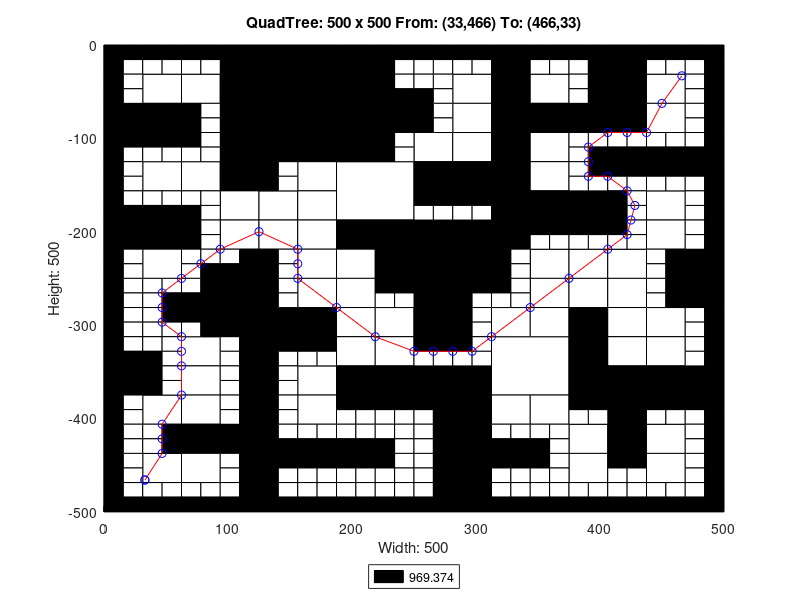

Source code (MATLAB):
axis([0 500 -500 0]);
title('QuadTree: 500 x 500 From: (33,466) To: (466,33)');
xlabel('Width: 500');
ylabel('Height: 500');
rectangle('Position',[125 -62.5 62.5 62.5], 'FaceColor',[0 0 0]);
rectangle('Position',[125 -125 62.5 62.5], 'FaceColor',[0 0 0]);
rectangle('Position',[187.5 -187.5 62.5 62.5], 'FaceColor',[1 1 1]);
rectangle('Position',[250 -250 62.5 62.5], 'FaceColor',[0 0 0]);
rectangle('Position',[312.5 -375 62.5 62.5], 'FaceColor',[1 1 1]);
rectangle('Position',[31.25 -62.5 31.25 31.25], 'FaceColor',[1 1 1]);
rectangle('Position',[93.75 -31.25 31.25 31.25], 'FaceColor',[0 0 0]);
rectangle('Position',[62.5 -62.5 31.25 31.25], 'FaceColor',[1 1 1]);
rectangle('Position',[93.75 -62.5 31.25 31.25], 'FaceColor',[0 0 0]);
rectangle('Position',[0 -93.75 31.25 31.25], 'FaceColor',[0 0 0]);
rectangle('Position',[31.25 -93.75 31.25 31.25], 'FaceColor',[0 0 0]);
rectangle('Position',[93.75 -93.75 31.25 31.25], 'FaceColor',[0 0 0]);
rectangle('Position',[93.75 -125 31.25 31.25], 'FaceColor',[0 0 0]);
rectangle('Position',[187.5 -31.25 31.25 31.25], 'FaceColor',[0 0 0]);
rectangle('Position',[187.5 -62.5 31.25 31.25], 'FaceColor',[0 0 0]);
rectangle('Position',[187.5 -93.75 31.25 31.25], 'FaceColor',[0 0 0]);
rectangle('Position',[218.75 -93.75 31.25 31.25], 'FaceColor',[0 0 0]);
rectangle('Position',[187.5 -125 31.25 31.25], 'FaceColor',[0 0 0]);
rectangle('Position',[31.25 -156.25 31.25 31.25], 'FaceColor',[1 1 1]);
rectangle('Position',[62.5 -156.25 31.25 31.25], 'FaceColor',[1 1 1]);
rectangle('Position',[93.75 -156.25 31.25 31.25], 'FaceColor',[0 0 0]);
rectangle('Position',[93.75 -187.5 31.25 31.25], 'FaceColor',[1 1 1]);
rectangle('Position',[0 -218.75 31.25 31.25], 'FaceColor',[0 0 0]);
rectangle('Position',[31.25 -218.75 31.25 31.25], 'FaceColor',[0 0 0]);
rectangle('Position',[31.25 -250 31.25 31.25], 'FaceColor',[1 1 1]);
rectangle('Position',[93.75 -218.75 31.25 31.25], 'FaceColor',[1 1 1]);
rectangle('Position',[156.25 -156.25 31.25 31.25], 'FaceColor',[1 1 1]);
rectangle('Position',[125 -187.5 31.25 31.25], 'FaceColor',[1 1 1]);
rectangle('Position',[156.25 -187.5 31.25 31.25], 'FaceColor',[1 1 1]);
rectangle('Position',[125 -218.75 31.25 31.25], 'FaceColor',[1 1 1]);
rectangle('Position',[156.25 -218.75 31.25 31.25], 'FaceColor',[1 1 1]);
rectangle('Position',[156.25 -250 31.25 31.25], 'FaceColor',[1 1 1]);
rectangle('Position',[187.5 -218.75 31.25 31.25], 'FaceColor',[0 0 0]);
rectangle('Position',[218.75 -218.75 31.25 31.25], 'FaceColor',[0 0 0]);
rectangle('Position',[187.5 -250 31.25 31.25], 'FaceColor',[1 1 1]);
rectangle('Position',[218.75 -250 31.25 31.25], 'FaceColor',[0 0 0]);
rectangle('Position',[281.25 -62.5 31.25 31.25], 'FaceColor',[1 1 1]);
rectangle('Position',[312.5 -31.25 31.25 31.25], 'FaceColor',[0 0 0]);
rectangle('Position',[312.5 -62.5 31.25 31.25], 'FaceColor',[0 0 0]);
rectangle('Position',[343.75 -62.5 31.25 31.25], 'FaceColor',[1 1 1]);
rectangle('Position',[281.25 -93.75 31.25 31.25], 'FaceColor',[1 1 1]);
rectangle('Position',[250 -125 31.25 31.25], 'FaceColor',[1 1 1]);
rectangle('Position',[281.25 -125 31.25 31.25], 'FaceColor',[1 1 1]);
rectangle('Position',[312.5 -93.75 31.25 31.25], 'FaceColor',[0 0 0]);
rectangle('Position',[343.75 -93.75 31.25 31.25], 'FaceColor',[0 0 0]);
rectangle('Position',[312.5 -125 31.25 31.25], 'FaceColor',[0 0 0]);
rectangle('Position',[343.75 -125 31.25 31.25], 'FaceColor',[1 1 1]);
rectangle('Position',[406.25 -31.25 31.25 31.25], 'FaceColor',[0 0 0]);
rectangle('Position',[406.25 -62.5 31.25 31.25], 'FaceColor',[0 0 0]);
rectangle('Position',[437.5 -62.5 31.25 31.25], 'FaceColor',[1 1 1]);
rectangle('Position',[375 -93.75 31.25 31.25], 'FaceColor',[0 0 0]);
rectangle('Position',[406.25 -93.75 31.25 31.25], 'FaceColor',[0 0 0]);
rectangle('Position',[437.5 -93.75 31.25 31.25], 'FaceColor',[1 1 1]);
rectangle('Position',[250 -156.25 31.25 31.25], 'FaceColor',[0 0 0]);
rectangle('Position',[281.25 -156.25 31.25 31.25], 'FaceColor',[0 0 0]);
rectangle('Position',[312.5 -156.25 31.25 31.25], 'FaceColor',[0 0 0]);
rectangle('Position',[343.75 -156.25 31.25 31.25], 'FaceColor',[1 1 1]);
rectangle('Position',[312.5 -187.5 31.25 31.25], 'FaceColor',[0 0 0]);
rectangle('Position',[343.75 -187.5 31.25 31.25], 'FaceColor',[0 0 0]);
rectangle('Position',[312.5 -218.75 31.25 31.25], 'FaceColor',[0 0 0]);
rectangle('Position',[343.75 -250 31.25 31.25], 'FaceColor',[1 1 1]);
rectangle('Position',[375 -187.5 31.25 31.25], 'FaceColor',[0 0 0]);
rectangle('Position',[437.5 -187.5 31.25 31.25], 'FaceColor',[1 1 1]);
rectangle('Position',[375 -250 31.25 31.25], 'FaceColor',[1 1 1]);
rectangle('Position',[406.25 -250 31.25 31.25], 'FaceColor',[1 1 1]);
rectangle('Position',[437.5 -218.75 31.25 31.25], 'FaceColor',[1 1 1]);
rectangle('Position',[468.75 -250 31.25 31.25], 'FaceColor',[0 0 0]);
rectangle('Position',[93.75 -281.25 31.25 31.25], 'FaceColor',[0 0 0]);
rectangle('Position',[93.75 -312.5 31.25 31.25], 'FaceColor',[0 0 0]);
rectangle('Position',[0 -375 31.25 31.25], 'FaceColor',[0 0 0]);
rectangle('Position',[62.5 -343.75 31.25 31.25], 'FaceColor',[1 1 1]);
rectangle('Position',[62.5 -375 31.25 31.25], 'FaceColor',[1 1 1]);
rectangle('Position',[156.25 -281.25 31.25 31.25], 'FaceColor',[1 1 1]);
rectangle('Position',[125 -312.5 31.25 31.25], 'FaceColor',[0 0 0]);
rectangle('Position',[156.25 -312.5 31.25 31.25], 'FaceColor',[0 0 0]);
rectangle('Position',[187.5 -281.25 31.25 31.25], 'FaceColor',[1 1 1]);
rectangle('Position',[187.5 -312.5 31.25 31.25], 'FaceColor',[1 1 1]);
rectangle('Position',[218.75 -312.5 31.25 31.25], 'FaceColor',[1 1 1]);
rectangle('Position',[156.25 -375 31.25 31.25], 'FaceColor',[1 1 1]);
rectangle('Position',[187.5 -343.75 31.25 31.25], 'FaceColor',[1 1 1]);
rectangle('Position',[218.75 -343.75 31.25 31.25], 'FaceColor',[1 1 1]);
rectangle('Position',[187.5 -375 31.25 31.25], 'FaceColor',[0 0 0]);
rectangle('Position',[218.75 -375 31.25 31.25], 'FaceColor',[0 0 0]);
rectangle('Position',[31.25 -406.25 31.25 31.25], 'FaceColor',[1 1 1]);
rectangle('Position',[62.5 -406.25 31.25 31.25], 'FaceColor',[1 1 1]);
rectangle('Position',[62.5 -437.5 31.25 31.25], 'FaceColor',[0 0 0]);
rectangle('Position',[93.75 -437.5 31.25 31.25], 'FaceColor',[0 0 0]);
rectangle('Position',[31.25 -468.75 31.25 31.25], 'FaceColor',[1 1 1]);
rectangle('Position',[62.5 -468.75 31.25 31.25], 'FaceColor',[1 1 1]);
rectangle('Position',[156.25 -406.25 31.25 31.25], 'FaceColor',[1 1 1]);
rectangle('Position',[250 -281.25 31.25 31.25], 'FaceColor',[0 0 0]);
rectangle('Position',[250 -312.5 31.25 31.25], 'FaceColor',[0 0 0]);
rectangle('Position',[343.75 -281.25 31.25 31.25], 'FaceColor',[1 1 1]);
rectangle('Position',[312.5 -312.5 31.25 31.25], 'FaceColor',[1 1 1]);
rectangle('Position',[343.75 -312.5 31.25 31.25], 'FaceColor',[1 1 1]);
rectangle('Position',[250 -375 31.25 31.25], 'FaceColor',[0 0 0]);
rectangle('Position',[281.25 -375 31.25 31.25], 'FaceColor',[0 0 0]);
rectangle('Position',[375 -281.25 31.25 31.25], 'FaceColor',[1 1 1]);
rectangle('Position',[406.25 -281.25 31.25 31.25], 'FaceColor',[1 1 1]);
rectangle('Position',[375 -312.5 31.25 31.25], 'FaceColor',[0 0 0]);
rectangle('Position',[406.25 -312.5 31.25 31.25], 'FaceColor',[1 1 1]);
rectangle('Position',[468.75 -281.25 31.25 31.25], 'FaceColor',[0 0 0]);
rectangle('Position',[437.5 -312.5 31.25 31.25], 'FaceColor',[1 1 1]);
rectangle('Position',[375 -343.75 31.25 31.25], 'FaceColor',[0 0 0]);
rectangle('Position',[406.25 -343.75 31.25 31.25], 'FaceColor',[1 1 1]);
rectangle('Position',[375 -375 31.25 31.25], 'FaceColor',[0 0 0]);
rectangle('Position',[406.25 -375 31.25 31.25], 'FaceColor',[0 0 0]);
rectangle('Position',[437.5 -343.75 31.25 31.25], 'FaceColor',[1 1 1]);
rectangle('Position',[437.5 -375 31.25 31.25], 'FaceColor',[0 0 0]);
rectangle('Position',[468.75 -375 31.25 31.25], 'FaceColor',[0 0 0]);
rectangle('Position',[281.25 -406.25 31.25 31.25], 'FaceColor',[0 0 0]);
rectangle('Position',[281.25 -437.5 31.25 31.25], 'FaceColor',[0 0 0]);
rectangle('Position',[312.5 -406.25 31.25 31.25], 'FaceColor',[1 1 1]);
rectangle('Position',[343.75 -406.25 31.25 31.25], 'FaceColor',[1 1 1]);
rectangle('Position',[281.25 -468.75 31.25 31.25], 'FaceColor',[0 0 0]);
rectangle('Position',[281.25 -500 31.25 31.25], 'FaceColor',[0 0 0]);
rectangle('Position',[406.25 -406.25 31.25 31.25], 'FaceColor',[0 0 0]);
rectangle('Position',[375 -437.5 31.25 31.25], 'FaceColor',[1 1 1]);
rectangle('Position',[406.25 -437.5 31.25 31.25], 'FaceColor',[0 0 0]);
rectangle('Position',[437.5 -437.5 31.25 31.25], 'FaceColor',[1 1 1]);
rectangle('Position',[375 -468.75 31.25 31.25], 'FaceColor',[1 1 1]);
rectangle('Position',[437.5 -468.75 31.25 31.25], 'FaceColor',[1 1 1]);
rectangle('Position',[0 -15.625 15.625 15.625], 'FaceColor',[0 0 0]);
rectangle('Position',[15.625 -15.625 15.625 15.625], 'FaceColor',[0 0 0]);
rectangle('Position',[0 -31.25 15.625 15.625], 'FaceColor',[0 0 0]);
rectangle('Position',[15.625 -31.25 15.625 15.625], 'FaceColor',[1 1 1]);
rectangle('Position',[31.25 -15.625 15.625 15.625], 'FaceColor',[0 0 0]);
rectangle('Position',[46.875 -15.625 15.625 15.625], 'FaceColor',[0 0 0]);
rectangle('Position',[31.25 -31.25 15.625 15.625], 'FaceColor',[1 1 1]);
rectangle('Position',[46.875 -31.25 15.625 15.625], 'FaceColor',[1 1 1]);
rectangle('Position',[0 -46.875 15.625 15.625], 'FaceColor',[0 0 0]);
rectangle('Position',[15.625 -46.875 15.625 15.625], 'FaceColor',[1 1 1]);
rectangle('Position',[0 -62.5 15.625 15.625], 'FaceColor',[0 0 0]);
rectangle('Position',[15.625 -62.5 15.625 15.625], 'FaceColor',[1 1 1]);
rectangle('Position',[62.5 -15.625 15.625 15.625], 'FaceColor',[0 0 0]);
rectangle('Position',[78.125 -15.625 15.625 15.625], 'FaceColor',[0 0 0]);
rectangle('Position',[62.5 -31.25 15.625 15.625], 'FaceColor',[1 1 1]);
rectangle('Position',[78.125 -31.25 15.625 15.625], 'FaceColor',[1 1 1]);
rectangle('Position',[0 -109.375 15.625 15.625], 'FaceColor',[0 0 0]);
rectangle('Position',[15.625 -109.375 15.625 15.625], 'FaceColor',[0 0 0]);
rectangle('Position',[0 -125 15.625 15.625], 'FaceColor',[0 0 0]);
rectangle('Position',[15.625 -125 15.625 15.625], 'FaceColor',[1 1 1]);
rectangle('Position',[31.25 -109.375 15.625 15.625], 'FaceColor',[0 0 0]);
rectangle('Position',[46.875 -109.375 15.625 15.625], 'FaceColor',[0 0 0]);
rectangle('Position',[31.25 -125 15.625 15.625], 'FaceColor',[1 1 1]);
rectangle('Position',[46.875 -125 15.625 15.625], 'FaceColor',[1 1 1]);
rectangle('Position',[62.5 -78.125 15.625 15.625], 'FaceColor',[0 0 0]);
rectangle('Position',[78.125 -78.125 15.625 15.625], 'FaceColor',[1 1 1]);
rectangle('Position',[62.5 -93.75 15.625 15.625], 'FaceColor',[0 0 0]);
rectangle('Position',[78.125 -93.75 15.625 15.625], 'FaceColor',[1 1 1]);
rectangle('Position',[62.5 -109.375 15.625 15.625], 'FaceColor',[0 0 0]);
rectangle('Position',[78.125 -109.375 15.625 15.625], 'FaceColor',[1 1 1]);
rectangle('Position',[62.5 -125 15.625 15.625], 'FaceColor',[1 1 1]);
rectangle('Position',[78.125 -125 15.625 15.625], 'FaceColor',[1 1 1]);
rectangle('Position',[218.75 -15.625 15.625 15.625], 'FaceColor',[0 0 0]);
rectangle('Position',[234.375 -15.625 15.625 15.625], 'FaceColor',[0 0 0]);
rectangle('Position',[218.75 -31.25 15.625 15.625], 'FaceColor',[0 0 0]);
rectangle('Position',[234.375 -31.25 15.625 15.625], 'FaceColor',[1 1 1]);
rectangle('Position',[218.75 -46.875 15.625 15.625], 'FaceColor',[0 0 0]);
rectangle('Position',[234.375 -46.875 15.625 15.625], 'FaceColor',[1 1 1]);
rectangle('Position',[218.75 -62.5 15.625 15.625], 'FaceColor',[0 0 0]);
rectangle('Position',[234.375 -62.5 15.625 15.625], 'FaceColor',[0 0 0]);
rectangle('Position',[218.75 -109.375 15.625 15.625], 'FaceColor',[0 0 0]);
rectangle('Position',[234.375 -109.375 15.625 15.625], 'FaceColor',[1 1 1]);
rectangle('Position',[218.75 -125 15.625 15.625], 'FaceColor',[0 0 0]);
rectangle('Position',[234.375 -125 15.625 15.625], 'FaceColor',[1 1 1]);
rectangle('Position',[0 -140.625 15.625 15.625], 'FaceColor',[0 0 0]);
rectangle('Position',[15.625 -140.625 15.625 15.625], 'FaceColor',[1 1 1]);
rectangle('Position',[0 -156.25 15.625 15.625], 'FaceColor',[0 0 0]);
rectangle('Position',[15.625 -156.25 15.625 15.625], 'FaceColor',[1 1 1]);
rectangle('Position',[0 -171.875 15.625 15.625], 'FaceColor',[0 0 0]);
rectangle('Position',[15.625 -171.875 15.625 15.625], 'FaceColor',[1 1 1]);
rectangle('Position',[0 -187.5 15.625 15.625], 'FaceColor',[0 0 0]);
rectangle('Position',[15.625 -187.5 15.625 15.625], 'FaceColor',[0 0 0]);
rectangle('Position',[31.25 -171.875 15.625 15.625], 'FaceColor',[1 1 1]);
rectangle('Position',[46.875 -171.875 15.625 15.625], 'FaceColor',[1 1 1]);
rectangle('Position',[31.25 -187.5 15.625 15.625], 'FaceColor',[0 0 0]);
rectangle('Position',[46.875 -187.5 15.625 15.625], 'FaceColor',[0 0 0]);
rectangle('Position',[62.5 -171.875 15.625 15.625], 'FaceColor',[1 1 1]);
rectangle('Position',[78.125 -171.875 15.625 15.625], 'FaceColor',[1 1 1]);
rectangle('Position',[62.5 -187.5 15.625 15.625], 'FaceColor',[0 0 0]);
rectangle('Position',[78.125 -187.5 15.625 15.625], 'FaceColor',[1 1 1]);
rectangle('Position',[0 -234.375 15.625 15.625], 'FaceColor',[0 0 0]);
rectangle('Position',[15.625 -234.375 15.625 15.625], 'FaceColor',[1 1 1]);
rectangle('Position',[0 -250 15.625 15.625], 'FaceColor',[0 0 0]);
rectangle('Position',[15.625 -250 15.625 15.625], 'FaceColor',[1 1 1]);
rectangle('Position',[62.5 -203.125 15.625 15.625], 'FaceColor',[0 0 0]);
rectangle('Position',[78.125 -203.125 15.625 15.625], 'FaceColor',[1 1 1]);
rectangle('Position',[62.5 -218.75 15.625 15.625], 'FaceColor',[0 0 0]);
rectangle('Position',[78.125 -218.75 15.625 15.625], 'FaceColor',[1 1 1]);
rectangle('Position',[62.5 -234.375 15.625 15.625], 'FaceColor',[1 1 1]);
rectangle('Position',[78.125 -234.375 15.625 15.625], 'FaceColor',[1 1 1]);
rectangle('Position',[62.5 -250 15.625 15.625], 'FaceColor',[1 1 1]);
rectangle('Position',[78.125 -250 15.625 15.625], 'FaceColor',[0 0 0]);
rectangle('Position',[93.75 -234.375 15.625 15.625], 'FaceColor',[1 1 1]);
rectangle('Position',[109.375 -234.375 15.625 15.625], 'FaceColor',[0 0 0]);
rectangle('Position',[93.75 -250 15.625 15.625], 'FaceColor',[0 0 0]);
rectangle('Position',[109.375 -250 15.625 15.625], 'FaceColor',[0 0 0]);
rectangle('Position',[125 -140.625 15.625 15.625], 'FaceColor',[0 0 0]);
rectangle('Position',[140.625 -140.625 15.625 15.625], 'FaceColor',[1 1 1]);
rectangle('Position',[125 -156.25 15.625 15.625], 'FaceColor',[0 0 0]);
rectangle('Position',[140.625 -156.25 15.625 15.625], 'FaceColor',[1 1 1]);
rectangle('Position',[125 -234.375 15.625 15.625], 'FaceColor',[0 0 0]);
rectangle('Position',[140.625 -234.375 15.625 15.625], 'FaceColor',[1 1 1]);
rectangle('Position',[125 -250 15.625 15.625], 'FaceColor',[0 0 0]);
rectangle('Position',[140.625 -250 15.625 15.625], 'FaceColor',[1 1 1]);
rectangle('Position',[250 -15.625 15.625 15.625], 'FaceColor',[0 0 0]);
rectangle('Position',[265.625 -15.625 15.625 15.625], 'FaceColor',[0 0 0]);
rectangle('Position',[250 -31.25 15.625 15.625], 'FaceColor',[1 1 1]);
rectangle('Position',[265.625 -31.25 15.625 15.625], 'FaceColor',[1 1 1]);
rectangle('Position',[281.25 -15.625 15.625 15.625], 'FaceColor',[0 0 0]);
rectangle('Position',[296.875 -15.625 15.625 15.625], 'FaceColor',[0 0 0]);
rectangle('Position',[281.25 -31.25 15.625 15.625], 'FaceColor',[1 1 1]);
rectangle('Position',[296.875 -31.25 15.625 15.625], 'FaceColor',[1 1 1]);
rectangle('Position',[250 -46.875 15.625 15.625], 'FaceColor',[1 1 1]);
rectangle('Position',[265.625 -46.875 15.625 15.625], 'FaceColor',[1 1 1]);
rectangle('Position',[250 -62.5 15.625 15.625], 'FaceColor',[0 0 0]);
rectangle('Position',[265.625 -62.5 15.625 15.625], 'FaceColor',[1 1 1]);
rectangle('Position',[343.75 -15.625 15.625 15.625], 'FaceColor',[0 0 0]);
rectangle('Position',[359.375 -15.625 15.625 15.625], 'FaceColor',[0 0 0]);
rectangle('Position',[343.75 -31.25 15.625 15.625], 'FaceColor',[1 1 1]);
rectangle('Position',[359.375 -31.25 15.625 15.625], 'FaceColor',[1 1 1]);
rectangle('Position',[250 -78.125 15.625 15.625], 'FaceColor',[0 0 0]);
rectangle('Position',[265.625 -78.125 15.625 15.625], 'FaceColor',[1 1 1]);
rectangle('Position',[250 -93.75 15.625 15.625], 'FaceColor',[0 0 0]);
rectangle('Position',[265.625 -93.75 15.625 15.625], 'FaceColor',[1 1 1]);
rectangle('Position',[375 -15.625 15.625 15.625], 'FaceColor',[0 0 0]);
rectangle('Position',[390.625 -15.625 15.625 15.625], 'FaceColor',[0 0 0]);
rectangle('Position',[375 -31.25 15.625 15.625], 'FaceColor',[1 1 1]);
rectangle('Position',[390.625 -31.25 15.625 15.625], 'FaceColor',[0 0 0]);
rectangle('Position',[375 -46.875 15.625 15.625], 'FaceColor',[1 1 1]);
rectangle('Position',[390.625 -46.875 15.625 15.625], 'FaceColor',[0 0 0]);
rectangle('Position',[375 -62.5 15.625 15.625], 'FaceColor',[1 1 1]);
rectangle('Position',[390.625 -62.5 15.625 15.625], 'FaceColor',[0 0 0]);
rectangle('Position',[437.5 -15.625 15.625 15.625], 'FaceColor',[0 0 0]);
rectangle('Position',[453.125 -15.625 15.625 15.625], 'FaceColor',[0 0 0]);
rectangle('Position',[437.5 -31.25 15.625 15.625], 'FaceColor',[1 1 1]);
rectangle('Position',[453.125 -31.25 15.625 15.625], 'FaceColor',[1 1 1]);
rectangle('Position',[468.75 -15.625 15.625 15.625], 'FaceColor',[0 0 0]);
rectangle('Position',[484.375 -15.625 15.625 15.625], 'FaceColor',[0 0 0]);
rectangle('Position',[468.75 -31.25 15.625 15.625], 'FaceColor',[1 1 1]);
rectangle('Position',[484.375 -31.25 15.625 15.625], 'FaceColor',[0 0 0]);
rectangle('Position',[468.75 -46.875 15.625 15.625], 'FaceColor',[1 1 1]);
rectangle('Position',[484.375 -46.875 15.625 15.625], 'FaceColor',[0 0 0]);
rectangle('Position',[468.75 -62.5 15.625 15.625], 'FaceColor',[1 1 1]);
rectangle('Position',[484.375 -62.5 15.625 15.625], 'FaceColor',[0 0 0]);
rectangle('Position',[375 -109.375 15.625 15.625], 'FaceColor',[1 1 1]);
rectangle('Position',[390.625 -109.375 15.625 15.625], 'FaceColor',[1 1 1]);
rectangle('Position',[375 -125 15.625 15.625], 'FaceColor',[1 1 1]);
rectangle('Position',[390.625 -125 15.625 15.625], 'FaceColor',[0 0 0]);
rectangle('Position',[406.25 -109.375 15.625 15.625], 'FaceColor',[1 1 1]);
rectangle('Position',[421.875 -109.375 15.625 15.625], 'FaceColor',[1 1 1]);
rectangle('Position',[406.25 -125 15.625 15.625], 'FaceColor',[0 0 0]);
rectangle('Position',[421.875 -125 15.625 15.625], 'FaceColor',[0 0 0]);
rectangle('Position',[468.75 -78.125 15.625 15.625], 'FaceColor',[1 1 1]);
rectangle('Position',[484.375 -78.125 15.625 15.625], 'FaceColor',[0 0 0]);
rectangle('Position',[468.75 -93.75 15.625 15.625], 'FaceColor',[1 1 1]);
rectangle('Position',[484.375 -93.75 15.625 15.625], 'FaceColor',[0 0 0]);
rectangle('Position',[437.5 -109.375 15.625 15.625], 'FaceColor',[1 1 1]);
rectangle('Position',[453.125 -109.375 15.625 15.625], 'FaceColor',[1 1 1]);
rectangle('Position',[437.5 -125 15.625 15.625], 'FaceColor',[0 0 0]);
rectangle('Position',[453.125 -125 15.625 15.625], 'FaceColor',[0 0 0]);
rectangle('Position',[468.75 -109.375 15.625 15.625], 'FaceColor',[1 1 1]);
rectangle('Position',[484.375 -109.375 15.625 15.625], 'FaceColor',[0 0 0]);
rectangle('Position',[468.75 -125 15.625 15.625], 'FaceColor',[0 0 0]);
rectangle('Position',[484.375 -125 15.625 15.625], 'FaceColor',[0 0 0]);
rectangle('Position',[250 -171.875 15.625 15.625], 'FaceColor',[0 0 0]);
rectangle('Position',[265.625 -171.875 15.625 15.625], 'FaceColor',[0 0 0]);
rectangle('Position',[250 -187.5 15.625 15.625], 'FaceColor',[1 1 1]);
rectangle('Position',[265.625 -187.5 15.625 15.625], 'FaceColor',[1 1 1]);
rectangle('Position',[281.25 -171.875 15.625 15.625], 'FaceColor',[0 0 0]);
rectangle('Position',[296.875 -171.875 15.625 15.625], 'FaceColor',[0 0 0]);
rectangle('Position',[281.25 -187.5 15.625 15.625], 'FaceColor',[1 1 1]);
rectangle('Position',[296.875 -187.5 15.625 15.625], 'FaceColor',[1 1 1]);
rectangle('Position',[343.75 -203.125 15.625 15.625], 'FaceColor',[0 0 0]);
rectangle('Position',[359.375 -203.125 15.625 15.625], 'FaceColor',[0 0 0]);
rectangle('Position',[343.75 -218.75 15.625 15.625], 'FaceColor',[1 1 1]);
rectangle('Position',[359.375 -218.75 15.625 15.625], 'FaceColor',[1 1 1]);
rectangle('Position',[312.5 -234.375 15.625 15.625], 'FaceColor',[0 0 0]);
rectangle('Position',[328.125 -234.375 15.625 15.625], 'FaceColor',[1 1 1]);
rectangle('Position',[312.5 -250 15.625 15.625], 'FaceColor',[0 0 0]);
rectangle('Position',[328.125 -250 15.625 15.625], 'FaceColor',[1 1 1]);
rectangle('Position',[375 -140.625 15.625 15.625], 'FaceColor',[1 1 1]);
rectangle('Position',[390.625 -140.625 15.625 15.625], 'FaceColor',[0 0 0]);
rectangle('Position',[375 -156.25 15.625 15.625], 'FaceColor',[1 1 1]);
rectangle('Position',[390.625 -156.25 15.625 15.625], 'FaceColor',[1 1 1]);
rectangle('Position',[406.25 -140.625 15.625 15.625], 'FaceColor',[0 0 0]);
rectangle('Position',[421.875 -140.625 15.625 15.625], 'FaceColor',[0 0 0]);
rectangle('Position',[406.25 -156.25 15.625 15.625], 'FaceColor',[1 1 1]);
rectangle('Position',[421.875 -156.25 15.625 15.625], 'FaceColor',[1 1 1]);
rectangle('Position',[406.25 -171.875 15.625 15.625], 'FaceColor',[0 0 0]);
rectangle('Position',[421.875 -171.875 15.625 15.625], 'FaceColor',[1 1 1]);
rectangle('Position',[406.25 -187.5 15.625 15.625], 'FaceColor',[0 0 0]);
rectangle('Position',[421.875 -187.5 15.625 15.625], 'FaceColor',[1 1 1]);
rectangle('Position',[437.5 -140.625 15.625 15.625], 'FaceColor',[0 0 0]);
rectangle('Position',[453.125 -140.625 15.625 15.625], 'FaceColor',[0 0 0]);
rectangle('Position',[437.5 -156.25 15.625 15.625], 'FaceColor',[1 1 1]);
rectangle('Position',[453.125 -156.25 15.625 15.625], 'FaceColor',[1 1 1]);
rectangle('Position',[468.75 -140.625 15.625 15.625], 'FaceColor',[0 0 0]);
rectangle('Position',[484.375 -140.625 15.625 15.625], 'FaceColor',[0 0 0]);
rectangle('Position',[468.75 -156.25 15.625 15.625], 'FaceColor',[1 1 1]);
rectangle('Position',[484.375 -156.25 15.625 15.625], 'FaceColor',[0 0 0]);
rectangle('Position',[468.75 -171.875 15.625 15.625], 'FaceColor',[1 1 1]);
rectangle('Position',[484.375 -171.875 15.625 15.625], 'FaceColor',[0 0 0]);
rectangle('Position',[468.75 -187.5 15.625 15.625], 'FaceColor',[1 1 1]);
rectangle('Position',[484.375 -187.5 15.625 15.625], 'FaceColor',[0 0 0]);
rectangle('Position',[375 -203.125 15.625 15.625], 'FaceColor',[0 0 0]);
rectangle('Position',[390.625 -203.125 15.625 15.625], 'FaceColor',[0 0 0]);
rectangle('Position',[375 -218.75 15.625 15.625], 'FaceColor',[1 1 1]);
rectangle('Position',[390.625 -218.75 15.625 15.625], 'FaceColor',[1 1 1]);
rectangle('Position',[406.25 -203.125 15.625 15.625], 'FaceColor',[0 0 0]);
rectangle('Position',[421.875 -203.125 15.625 15.625], 'FaceColor',[1 1 1]);
rectangle('Position',[406.25 -218.75 15.625 15.625], 'FaceColor',[1 1 1]);
rectangle('Position',[421.875 -218.75 15.625 15.625], 'FaceColor',[1 1 1]);
rectangle('Position',[468.75 -203.125 15.625 15.625], 'FaceColor',[1 1 1]);
rectangle('Position',[484.375 -203.125 15.625 15.625], 'FaceColor',[0 0 0]);
rectangle('Position',[468.75 -218.75 15.625 15.625], 'FaceColor',[1 1 1]);
rectangle('Position',[484.375 -218.75 15.625 15.625], 'FaceColor',[0 0 0]);
rectangle('Position',[437.5 -234.375 15.625 15.625], 'FaceColor',[1 1 1]);
rectangle('Position',[453.125 -234.375 15.625 15.625], 'FaceColor',[0 0 0]);
rectangle('Position',[437.5 -250 15.625 15.625], 'FaceColor',[1 1 1]);
rectangle('Position',[453.125 -250 15.625 15.625], 'FaceColor',[0 0 0]);
rectangle('Position',[0 -265.625 15.625 15.625], 'FaceColor',[0 0 0]);
rectangle('Position',[15.625 -265.625 15.625 15.625], 'FaceColor',[1 1 1]);
rectangle('Position',[0 -281.25 15.625 15.625], 'FaceColor',[0 0 0]);
rectangle('Position',[15.625 -281.25 15.625 15.625], 'FaceColor',[1 1 1]);
rectangle('Position',[31.25 -265.625 15.625 15.625], 'FaceColor',[1 1 1]);
rectangle('Position',[46.875 -265.625 15.625 15.625], 'FaceColor',[1 1 1]);
rectangle('Position',[31.25 -281.25 15.625 15.625], 'FaceColor',[1 1 1]);
rectangle('Position',[46.875 -281.25 15.625 15.625], 'FaceColor',[0 0 0]);
rectangle('Position',[0 -296.875 15.625 15.625], 'FaceColor',[0 0 0]);
rectangle('Position',[15.625 -296.875 15.625 15.625], 'FaceColor',[1 1 1]);
rectangle('Position',[0 -312.5 15.625 15.625], 'FaceColor',[0 0 0]);
rectangle('Position',[15.625 -312.5 15.625 15.625], 'FaceColor',[1 1 1]);
rectangle('Position',[31.25 -296.875 15.625 15.625], 'FaceColor',[1 1 1]);
rectangle('Position',[46.875 -296.875 15.625 15.625], 'FaceColor',[0 0 0]);
rectangle('Position',[31.25 -312.5 15.625 15.625], 'FaceColor',[1 1 1]);
rectangle('Position',[46.875 -312.5 15.625 15.625], 'FaceColor',[1 1 1]);
rectangle('Position',[62.5 -265.625 15.625 15.625], 'FaceColor',[1 1 1]);
rectangle('Position',[78.125 -265.625 15.625 15.625], 'FaceColor',[0 0 0]);
rectangle('Position',[62.5 -281.25 15.625 15.625], 'FaceColor',[0 0 0]);
rectangle('Position',[78.125 -281.25 15.625 15.625], 'FaceColor',[0 0 0]);
rectangle('Position',[62.5 -296.875 15.625 15.625], 'FaceColor',[0 0 0]);
rectangle('Position',[78.125 -296.875 15.625 15.625], 'FaceColor',[0 0 0]);
rectangle('Position',[62.5 -312.5 15.625 15.625], 'FaceColor',[1 1 1]);
rectangle('Position',[78.125 -312.5 15.625 15.625], 'FaceColor',[0 0 0]);
rectangle('Position',[0 -328.125 15.625 15.625], 'FaceColor',[0 0 0]);
rectangle('Position',[15.625 -328.125 15.625 15.625], 'FaceColor',[1 1 1]);
rectangle('Position',[0 -343.75 15.625 15.625], 'FaceColor',[0 0 0]);
rectangle('Position',[15.625 -343.75 15.625 15.625], 'FaceColor',[0 0 0]);
rectangle('Position',[31.25 -328.125 15.625 15.625], 'FaceColor',[1 1 1]);
rectangle('Position',[46.875 -328.125 15.625 15.625], 'FaceColor',[1 1 1]);
rectangle('Position',[31.25 -343.75 15.625 15.625], 'FaceColor',[0 0 0]);
rectangle('Position',[46.875 -343.75 15.625 15.625], 'FaceColor',[1 1 1]);
rectangle('Position',[31.25 -359.375 15.625 15.625], 'FaceColor',[0 0 0]);
rectangle('Position',[46.875 -359.375 15.625 15.625], 'FaceColor',[1 1 1]);
rectangle('Position',[31.25 -375 15.625 15.625], 'FaceColor',[0 0 0]);
rectangle('Position',[46.875 -375 15.625 15.625], 'FaceColor',[1 1 1]);
rectangle('Position',[93.75 -328.125 15.625 15.625], 'FaceColor',[1 1 1]);
rectangle('Position',[109.375 -328.125 15.625 15.625], 'FaceColor',[0 0 0]);
rectangle('Position',[93.75 -343.75 15.625 15.625], 'FaceColor',[1 1 1]);
rectangle('Position',[109.375 -343.75 15.625 15.625], 'FaceColor',[0 0 0]);
rectangle('Position',[93.75 -359.375 15.625 15.625], 'FaceColor',[1 1 1]);
rectangle('Position',[109.375 -359.375 15.625 15.625], 'FaceColor',[0 0 0]);
rectangle('Position',[93.75 -375 15.625 15.625], 'FaceColor',[1 1 1]);
rectangle('Position',[109.375 -375 15.625 15.625], 'FaceColor',[0 0 0]);
rectangle('Position',[125 -265.625 15.625 15.625], 'FaceColor',[0 0 0]);
rectangle('Position',[140.625 -265.625 15.625 15.625], 'FaceColor',[1 1 1]);
rectangle('Position',[125 -281.25 15.625 15.625], 'FaceColor',[0 0 0]);
rectangle('Position',[140.625 -281.25 15.625 15.625], 'FaceColor',[1 1 1]);
rectangle('Position',[218.75 -265.625 15.625 15.625], 'FaceColor',[0 0 0]);
rectangle('Position',[234.375 -265.625 15.625 15.625], 'FaceColor',[0 0 0]);
rectangle('Position',[218.75 -281.25 15.625 15.625], 'FaceColor',[1 1 1]);
rectangle('Position',[234.375 -281.25 15.625 15.625], 'FaceColor',[1 1 1]);
rectangle('Position',[125 -328.125 15.625 15.625], 'FaceColor',[0 0 0]);
rectangle('Position',[140.625 -328.125 15.625 15.625], 'FaceColor',[0 0 0]);
rectangle('Position',[125 -343.75 15.625 15.625], 'FaceColor',[0 0 0]);
rectangle('Position',[140.625 -343.75 15.625 15.625], 'FaceColor',[1 1 1]);
rectangle('Position',[156.25 -328.125 15.625 15.625], 'FaceColor',[0 0 0]);
rectangle('Position',[171.875 -328.125 15.625 15.625], 'FaceColor',[0 0 0]);
rectangle('Position',[156.25 -343.75 15.625 15.625], 'FaceColor',[1 1 1]);
rectangle('Position',[171.875 -343.75 15.625 15.625], 'FaceColor',[1 1 1]);
rectangle('Position',[125 -359.375 15.625 15.625], 'FaceColor',[0 0 0]);
rectangle('Position',[140.625 -359.375 15.625 15.625], 'FaceColor',[1 1 1]);
rectangle('Position',[125 -375 15.625 15.625], 'FaceColor',[0 0 0]);
rectangle('Position',[140.625 -375 15.625 15.625], 'FaceColor',[1 1 1]);
rectangle('Position',[0 -390.625 15.625 15.625], 'FaceColor',[0 0 0]);
rectangle('Position',[15.625 -390.625 15.625 15.625], 'FaceColor',[1 1 1]);
rectangle('Position',[0 -406.25 15.625 15.625], 'FaceColor',[0 0 0]);
rectangle('Position',[15.625 -406.25 15.625 15.625], 'FaceColor',[1 1 1]);
rectangle('Position',[0 -421.875 15.625 15.625], 'FaceColor',[0 0 0]);
rectangle('Position',[15.625 -421.875 15.625 15.625], 'FaceColor',[1 1 1]);
rectangle('Position',[0 -437.5 15.625 15.625], 'FaceColor',[0 0 0]);
rectangle('Position',[15.625 -437.5 15.625 15.625], 'FaceColor',[1 1 1]);
rectangle('Position',[31.25 -421.875 15.625 15.625], 'FaceColor',[1 1 1]);
rectangle('Position',[46.875 -421.875 15.625 15.625], 'FaceColor',[0 0 0]);
rectangle('Position',[31.25 -437.5 15.625 15.625], 'FaceColor',[1 1 1]);
rectangle('Position',[46.875 -437.5 15.625 15.625], 'FaceColor',[0 0 0]);
rectangle('Position',[93.75 -390.625 15.625 15.625], 'FaceColor',[1 1 1]);
rectangle('Position',[109.375 -390.625 15.625 15.625], 'FaceColor',[0 0 0]);
rectangle('Position',[93.75 -406.25 15.625 15.625], 'FaceColor',[1 1 1]);
rectangle('Position',[109.375 -406.25 15.625 15.625], 'FaceColor',[0 0 0]);
rectangle('Position',[0 -453.125 15.625 15.625], 'FaceColor',[0 0 0]);
rectangle('Position',[15.625 -453.125 15.625 15.625], 'FaceColor',[1 1 1]);
rectangle('Position',[0 -468.75 15.625 15.625], 'FaceColor',[0 0 0]);
rectangle('Position',[15.625 -468.75 15.625 15.625], 'FaceColor',[1 1 1]);
rectangle('Position',[0 -484.375 15.625 15.625], 'FaceColor',[0 0 0]);
rectangle('Position',[15.625 -484.375 15.625 15.625], 'FaceColor',[1 1 1]);
rectangle('Position',[0 -500 15.625 15.625], 'FaceColor',[0 0 0]);
rectangle('Position',[15.625 -500 15.625 15.625], 'FaceColor',[0 0 0]);
rectangle('Position',[31.25 -484.375 15.625 15.625], 'FaceColor',[1 1 1]);
rectangle('Position',[46.875 -484.375 15.625 15.625], 'FaceColor',[1 1 1]);
rectangle('Position',[31.25 -500 15.625 15.625], 'FaceColor',[0 0 0]);
rectangle('Position',[46.875 -500 15.625 15.625], 'FaceColor',[0 0 0]);
rectangle('Position',[93.75 -453.125 15.625 15.625], 'FaceColor',[1 1 1]);
rectangle('Position',[109.375 -453.125 15.625 15.625], 'FaceColor',[0 0 0]);
rectangle('Position',[93.75 -468.75 15.625 15.625], 'FaceColor',[1 1 1]);
rectangle('Position',[109.375 -468.75 15.625 15.625], 'FaceColor',[0 0 0]);
rectangle('Position',[62.5 -484.375 15.625 15.625], 'FaceColor',[1 1 1]);
rectangle('Position',[78.125 -484.375 15.625 15.625], 'FaceColor',[1 1 1]);
rectangle('Position',[62.5 -500 15.625 15.625], 'FaceColor',[0 0 0]);
rectangle('Position',[78.125 -500 15.625 15.625], 'FaceColor',[0 0 0]);
rectangle('Position',[93.75 -484.375 15.625 15.625], 'FaceColor',[1 1 1]);
rectangle('Position',[109.375 -484.375 15.625 15.625], 'FaceColor',[0 0 0]);
rectangle('Position',[93.75 -500 15.625 15.625], 'FaceColor',[0 0 0]);
rectangle('Position',[109.375 -500 15.625 15.625], 'FaceColor',[0 0 0]);
rectangle('Position',[125 -390.625 15.625 15.625], 'FaceColor',[0 0 0]);
rectangle('Position',[140.625 -390.625 15.625 15.625], 'FaceColor',[1 1 1]);
rectangle('Position',[125 -406.25 15.625 15.625], 'FaceColor',[0 0 0]);
rectangle('Position',[140.625 -406.25 15.625 15.625], 'FaceColor',[1 1 1]);
rectangle('Position',[125 -421.875 15.625 15.625], 'FaceColor',[0 0 0]);
rectangle('Position',[140.625 -421.875 15.625 15.625], 'FaceColor',[1 1 1]);
rectangle('Position',[125 -437.5 15.625 15.625], 'FaceColor',[0 0 0]);
rectangle('Position',[140.625 -437.5 15.625 15.625], 'FaceColor',[0 0 0]);
rectangle('Position',[156.25 -421.875 15.625 15.625], 'FaceColor',[1 1 1]);
rectangle('Position',[171.875 -421.875 15.625 15.625], 'FaceColor',[1 1 1]);
rectangle('Position',[156.25 -437.5 15.625 15.625], 'FaceColor',[0 0 0]);
rectangle('Position',[171.875 -437.5 15.625 15.625], 'FaceColor',[0 0 0]);
rectangle('Position',[187.5 -390.625 15.625 15.625], 'FaceColor',[0 0 0]);
rectangle('Position',[203.125 -390.625 15.625 15.625], 'FaceColor',[0 0 0]);
rectangle('Position',[187.5 -406.25 15.625 15.625], 'FaceColor',[1 1 1]);
rectangle('Position',[203.125 -406.25 15.625 15.625], 'FaceColor',[1 1 1]);
rectangle('Position',[218.75 -390.625 15.625 15.625], 'FaceColor',[0 0 0]);
rectangle('Position',[234.375 -390.625 15.625 15.625], 'FaceColor',[0 0 0]);
rectangle('Position',[218.75 -406.25 15.625 15.625], 'FaceColor',[1 1 1]);
rectangle('Position',[234.375 -406.25 15.625 15.625], 'FaceColor',[1 1 1]);
rectangle('Position',[187.5 -421.875 15.625 15.625], 'FaceColor',[1 1 1]);
rectangle('Position',[203.125 -421.875 15.625 15.625], 'FaceColor',[1 1 1]);
rectangle('Position',[187.5 -437.5 15.625 15.625], 'FaceColor',[0 0 0]);
rectangle('Position',[203.125 -437.5 15.625 15.625], 'FaceColor',[0 0 0]);
rectangle('Position',[218.75 -421.875 15.625 15.625], 'FaceColor',[1 1 1]);
rectangle('Position',[234.375 -421.875 15.625 15.625], 'FaceColor',[1 1 1]);
rectangle('Position',[218.75 -437.5 15.625 15.625], 'FaceColor',[0 0 0]);
rectangle('Position',[234.375 -437.5 15.625 15.625], 'FaceColor',[1 1 1]);
rectangle('Position',[125 -453.125 15.625 15.625], 'FaceColor',[0 0 0]);
rectangle('Position',[140.625 -453.125 15.625 15.625], 'FaceColor',[0 0 0]);
rectangle('Position',[125 -468.75 15.625 15.625], 'FaceColor',[0 0 0]);
rectangle('Position',[140.625 -468.75 15.625 15.625], 'FaceColor',[1 1 1]);
rectangle('Position',[156.25 -453.125 15.625 15.625], 'FaceColor',[0 0 0]);
rectangle('Position',[171.875 -453.125 15.625 15.625], 'FaceColor',[0 0 0]);
rectangle('Position',[156.25 -468.75 15.625 15.625], 'FaceColor',[1 1 1]);
rectangle('Position',[171.875 -468.75 15.625 15.625], 'FaceColor',[1 1 1]);
rectangle('Position',[125 -484.375 15.625 15.625], 'FaceColor',[0 0 0]);
rectangle('Position',[140.625 -484.375 15.625 15.625], 'FaceColor',[1 1 1]);
rectangle('Position',[125 -500 15.625 15.625], 'FaceColor',[0 0 0]);
rectangle('Position',[140.625 -500 15.625 15.625], 'FaceColor',[0 0 0]);
rectangle('Position',[156.25 -484.375 15.625 15.625], 'FaceColor',[1 1 1]);
rectangle('Position',[171.875 -484.375 15.625 15.625], 'FaceColor',[1 1 1]);
rectangle('Position',[156.25 -500 15.625 15.625], 'FaceColor',[0 0 0]);
rectangle('Position',[171.875 -500 15.625 15.625], 'FaceColor',[0 0 0]);
rectangle('Position',[187.5 -453.125 15.625 15.625], 'FaceColor',[0 0 0]);
rectangle('Position',[203.125 -453.125 15.625 15.625], 'FaceColor',[0 0 0]);
rectangle('Position',[187.5 -468.75 15.625 15.625], 'FaceColor',[1 1 1]);
rectangle('Position',[203.125 -468.75 15.625 15.625], 'FaceColor',[1 1 1]);
rectangle('Position',[218.75 -453.125 15.625 15.625], 'FaceColor',[0 0 0]);
rectangle('Position',[234.375 -453.125 15.625 15.625], 'FaceColor',[1 1 1]);
rectangle('Position',[218.75 -468.75 15.625 15.625], 'FaceColor',[1 1 1]);
rectangle('Position',[234.375 -468.75 15.625 15.625], 'FaceColor',[1 1 1]);
rectangle('Position',[187.5 -484.375 15.625 15.625], 'FaceColor',[1 1 1]);
rectangle('Position',[203.125 -484.375 15.625 15.625], 'FaceColor',[1 1 1]);
rectangle('Position',[187.5 -500 15.625 15.625], 'FaceColor',[0 0 0]);
rectangle('Position',[203.125 -500 15.625 15.625], 'FaceColor',[0 0 0]);
rectangle('Position',[218.75 -484.375 15.625 15.625], 'FaceColor',[1 1 1]);
rectangle('Position',[234.375 -484.375 15.625 15.625], 'FaceColor',[1 1 1]);
rectangle('Position',[218.75 -500 15.625 15.625], 'FaceColor',[0 0 0]);
rectangle('Position',[234.375 -500 15.625 15.625], 'FaceColor',[0 0 0]);
rectangle('Position',[281.25 -265.625 15.625 15.625], 'FaceColor',[0 0 0]);
rectangle('Position',[296.875 -265.625 15.625 15.625], 'FaceColor',[0 0 0]);
rectangle('Position',[281.25 -281.25 15.625 15.625], 'FaceColor',[0 0 0]);
rectangle('Position',[296.875 -281.25 15.625 15.625], 'FaceColor',[1 1 1]);
rectangle('Position',[281.25 -296.875 15.625 15.625], 'FaceColor',[0 0 0]);
rectangle('Position',[296.875 -296.875 15.625 15.625], 'FaceColor',[1 1 1]);
rectangle('Position',[281.25 -312.5 15.625 15.625], 'FaceColor',[0 0 0]);
rectangle('Position',[296.875 -312.5 15.625 15.625], 'FaceColor',[1 1 1]);
rectangle('Position',[312.5 -265.625 15.625 15.625], 'FaceColor',[0 0 0]);
rectangle('Position',[328.125 -265.625 15.625 15.625], 'FaceColor',[1 1 1]);
rectangle('Position',[312.5 -281.25 15.625 15.625], 'FaceColor',[1 1 1]);
rectangle('Position',[328.125 -281.25 15.625 15.625], 'FaceColor',[1 1 1]);
rectangle('Position',[250 -328.125 15.625 15.625], 'FaceColor',[0 0 0]);
rectangle('Position',[265.625 -328.125 15.625 15.625], 'FaceColor',[0 0 0]);
rectangle('Position',[250 -343.75 15.625 15.625], 'FaceColor',[1 1 1]);
rectangle('Position',[265.625 -343.75 15.625 15.625], 'FaceColor',[1 1 1]);
rectangle('Position',[281.25 -328.125 15.625 15.625], 'FaceColor',[0 0 0]);
rectangle('Position',[296.875 -328.125 15.625 15.625], 'FaceColor',[1 1 1]);
rectangle('Position',[281.25 -343.75 15.625 15.625], 'FaceColor',[1 1 1]);
rectangle('Position',[296.875 -343.75 15.625 15.625], 'FaceColor',[1 1 1]);
rectangle('Position',[437.5 -265.625 15.625 15.625], 'FaceColor',[1 1 1]);
rectangle('Position',[453.125 -265.625 15.625 15.625], 'FaceColor',[0 0 0]);
rectangle('Position',[437.5 -281.25 15.625 15.625], 'FaceColor',[1 1 1]);
rectangle('Position',[453.125 -281.25 15.625 15.625], 'FaceColor',[0 0 0]);
rectangle('Position',[468.75 -296.875 15.625 15.625], 'FaceColor',[1 1 1]);
rectangle('Position',[484.375 -296.875 15.625 15.625], 'FaceColor',[0 0 0]);
rectangle('Position',[468.75 -312.5 15.625 15.625], 'FaceColor',[1 1 1]);
rectangle('Position',[484.375 -312.5 15.625 15.625], 'FaceColor',[0 0 0]);
rectangle('Position',[468.75 -328.125 15.625 15.625], 'FaceColor',[1 1 1]);
rectangle('Position',[484.375 -328.125 15.625 15.625], 'FaceColor',[0 0 0]);
rectangle('Position',[468.75 -343.75 15.625 15.625], 'FaceColor',[1 1 1]);
rectangle('Position',[484.375 -343.75 15.625 15.625], 'FaceColor',[0 0 0]);
rectangle('Position',[250 -390.625 15.625 15.625], 'FaceColor',[0 0 0]);
rectangle('Position',[265.625 -390.625 15.625 15.625], 'FaceColor',[0 0 0]);
rectangle('Position',[250 -406.25 15.625 15.625], 'FaceColor',[1 1 1]);
rectangle('Position',[265.625 -406.25 15.625 15.625], 'FaceColor',[0 0 0]);
rectangle('Position',[250 -421.875 15.625 15.625], 'FaceColor',[1 1 1]);
rectangle('Position',[265.625 -421.875 15.625 15.625], 'FaceColor',[0 0 0]);
rectangle('Position',[250 -437.5 15.625 15.625], 'FaceColor',[1 1 1]);
rectangle('Position',[265.625 -437.5 15.625 15.625], 'FaceColor',[0 0 0]);
rectangle('Position',[312.5 -421.875 15.625 15.625], 'FaceColor',[1 1 1]);
rectangle('Position',[328.125 -421.875 15.625 15.625], 'FaceColor',[1 1 1]);
rectangle('Position',[312.5 -437.5 15.625 15.625], 'FaceColor',[0 0 0]);
rectangle('Position',[328.125 -437.5 15.625 15.625], 'FaceColor',[0 0 0]);
rectangle('Position',[343.75 -421.875 15.625 15.625], 'FaceColor',[1 1 1]);
rectangle('Position',[359.375 -421.875 15.625 15.625], 'FaceColor',[1 1 1]);
rectangle('Position',[343.75 -437.5 15.625 15.625], 'FaceColor',[0 0 0]);
rectangle('Position',[359.375 -437.5 15.625 15.625], 'FaceColor',[1 1 1]);
rectangle('Position',[250 -453.125 15.625 15.625], 'FaceColor',[1 1 1]);
rectangle('Position',[265.625 -453.125 15.625 15.625], 'FaceColor',[0 0 0]);
rectangle('Position',[250 -468.75 15.625 15.625], 'FaceColor',[1 1 1]);
rectangle('Position',[265.625 -468.75 15.625 15.625], 'FaceColor',[0 0 0]);
rectangle('Position',[250 -484.375 15.625 15.625], 'FaceColor',[1 1 1]);
rectangle('Position',[265.625 -484.375 15.625 15.625], 'FaceColor',[0 0 0]);
rectangle('Position',[250 -500 15.625 15.625], 'FaceColor',[0 0 0]);
rectangle('Position',[265.625 -500 15.625 15.625], 'FaceColor',[0 0 0]);
rectangle('Position',[312.5 -453.125 15.625 15.625], 'FaceColor',[0 0 0]);
rectangle('Position',[328.125 -453.125 15.625 15.625], 'FaceColor',[0 0 0]);
rectangle('Position',[312.5 -468.75 15.625 15.625], 'FaceColor',[1 1 1]);
rectangle('Position',[328.125 -468.75 15.625 15.625], 'FaceColor',[1 1 1]);
rectangle('Position',[343.75 -453.125 15.625 15.625], 'FaceColor',[0 0 0]);
rectangle('Position',[359.375 -453.125 15.625 15.625], 'FaceColor',[1 1 1]);
rectangle('Position',[343.75 -468.75 15.625 15.625], 'FaceColor',[1 1 1]);
rectangle('Position',[359.375 -468.75 15.625 15.625], 'FaceColor',[1 1 1]);
rectangle('Position',[312.5 -484.375 15.625 15.625], 'FaceColor',[1 1 1]);
rectangle('Position',[328.125 -484.375 15.625 15.625], 'FaceColor',[1 1 1]);
rectangle('Position',[312.5 -500 15.625 15.625], 'FaceColor',[0 0 0]);
rectangle('Position',[328.125 -500 15.625 15.625], 'FaceColor',[0 0 0]);
rectangle('Position',[343.75 -484.375 15.625 15.625], 'FaceColor',[1 1 1]);
rectangle('Position',[359.375 -484.375 15.625 15.625], 'FaceColor',[1 1 1]);
rectangle('Position',[343.75 -500 15.625 15.625], 'FaceColor',[0 0 0]);
rectangle('Position',[359.375 -500 15.625 15.625], 'FaceColor',[0 0 0]);
rectangle('Position',[375 -390.625 15.625 15.625], 'FaceColor',[0 0 0]);
rectangle('Position',[390.625 -390.625 15.625 15.625], 'FaceColor',[0 0 0]);
rectangle('Position',[375 -406.25 15.625 15.625], 'FaceColor',[1 1 1]);
rectangle('Position',[390.625 -406.25 15.625 15.625], 'FaceColor',[1 1 1]);
rectangle('Position',[437.5 -390.625 15.625 15.625], 'FaceColor',[0 0 0]);
rectangle('Position',[453.125 -390.625 15.625 15.625], 'FaceColor',[0 0 0]);
rectangle('Position',[437.5 -406.25 15.625 15.625], 'FaceColor',[1 1 1]);
rectangle('Position',[453.125 -406.25 15.625 15.625], 'FaceColor',[1 1 1]);
rectangle('Position',[468.75 -390.625 15.625 15.625], 'FaceColor',[0 0 0]);
rectangle('Position',[484.375 -390.625 15.625 15.625], 'FaceColor',[0 0 0]);
rectangle('Position',[468.75 -406.25 15.625 15.625], 'FaceColor',[1 1 1]);
rectangle('Position',[484.375 -406.25 15.625 15.625], 'FaceColor',[0 0 0]);
rectangle('Position',[468.75 -421.875 15.625 15.625], 'FaceColor',[1 1 1]);
rectangle('Position',[484.375 -421.875 15.625 15.625], 'FaceColor',[0 0 0]);
rectangle('Position',[468.75 -437.5 15.625 15.625], 'FaceColor',[1 1 1]);
rectangle('Position',[484.375 -437.5 15.625 15.625], 'FaceColor',[0 0 0]);
rectangle('Position',[406.25 -453.125 15.625 15.625], 'FaceColor',[0 0 0]);
rectangle('Position',[421.875 -453.125 15.625 15.625], 'FaceColor',[0 0 0]);
rectangle('Position',[406.25 -468.75 15.625 15.625], 'FaceColor',[1 1 1]);
rectangle('Position',[421.875 -468.75 15.625 15.625], 'FaceColor',[1 1 1]);
rectangle('Position',[375 -484.375 15.625 15.625], 'FaceColor',[1 1 1]);
rectangle('Position',[390.625 -484.375 15.625 15.625], 'FaceColor',[1 1 1]);
rectangle('Position',[375 -500 15.625 15.625], 'FaceColor',[0 0 0]);
rectangle('Position',[390.625 -500 15.625 15.625], 'FaceColor',[0 0 0]);
rectangle('Position',[406.25 -484.375 15.625 15.625], 'FaceColor',[1 1 1]);
rectangle('Position',[421.875 -484.375 15.625 15.625], 'FaceColor',[1 1 1]);
rectangle('Position',[406.25 -500 15.625 15.625], 'FaceColor',[0 0 0]);
rectangle('Position',[421.875 -500 15.625 15.625], 'FaceColor',[0 0 0]);
rectangle('Position',[468.75 -453.125 15.625 15.625], 'FaceColor',[1 1 1]);
rectangle('Position',[484.375 -453.125 15.625 15.625], 'FaceColor',[0 0 0]);
rectangle('Position',[468.75 -468.75 15.625 15.625], 'FaceColor',[1 1 1]);
rectangle('Position',[484.375 -468.75 15.625 15.625], 'FaceColor',[0 0 0]);
rectangle('Position',[437.5 -484.375 15.625 15.625], 'FaceColor',[1 1 1]);
rectangle('Position',[453.125 -484.375 15.625 15.625], 'FaceColor',[1 1 1]);
rectangle('Position',[437.5 -500 15.625 15.625], 'FaceColor',[0 0 0]);
rectangle('Position',[453.125 -500 15.625 15.625], 'FaceColor',[0 0 0]);
rectangle('Position',[468.75 -484.375 15.625 15.625], 'FaceColor',[1 1 1]);
rectangle('Position',[484.375 -484.375 15.625 15.625], 'FaceColor',[0 0 0]);
rectangle('Position',[468.75 -500 15.625 15.625], 'FaceColor',[0 0 0]);
rectangle('Position',[484.375 -500 15.625 15.625], 'FaceColor',[0 0 0]);
X=[466,450,437.5,421.875,406.25,390.625,390.625,390.625,406.25,421.875,428.125,425,421.875,406.25,375,343.75,312.5,296.875,281.25,265.625,250,218.75,187.5,156.25,156.25,156.25,125,93.75,78.125,62.5,46.875,46.875,46.875,62.5,62.5,62.5,62.5,46.875,46.875,46.875,33,33];
Y=[-33,-62.5,-93.75,-93.75,-93.75,-109.375,-125,-140.625,-140.625,-156.25,-171.875,-187.5,-203.125,-218.75,-250,-281.25,-312.5,-328.125,-328.125,-328.125,-328.125,-312.5,-281.25,-250,-234.375,-218.75,-200,-218.75,-234.375,-250,-265.625,-281.25,-296.875,-312.5,-328.125,-343.75,-375,-406.25,-421.875,-437.5,-466,-466];
hold on;
plot(X,Y,'r');
plot(X,Y,'bo');
legend('969.374','Location','southoutside');
